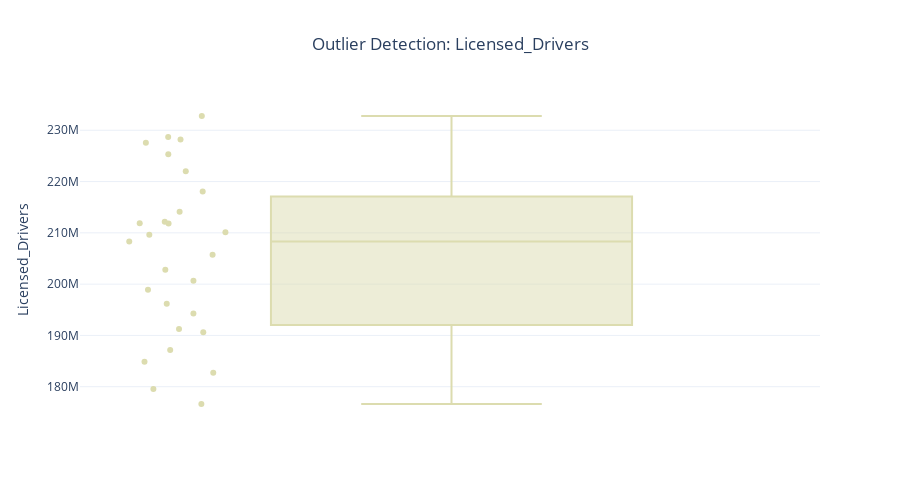

Source (notebook cell):
### Code cell
''' Outlier Detection for Licensed Driver using Z-Score Method and Box Plot '''

# Use an existing column name from the DataFrame (e.g., "Car")
col_name = "Licensed_Drivers"

# Compute Z-score for the selected column
registrations["Z_licensed_drivers"] = (
    (registrations[col_name] - registrations[col_name].mean())
    / registrations[col_name].std()
)

# Flag potential outliers (|Z| > 3)
registrations_outliers = registrations[np.abs(registrations["Z_licensed_drivers"]) > 3]
print(f"Detected {len(registrations_outliers)} potential outliers in '{col_name}' registrations.")
display(registrations_outliers[["Year", col_name, "Z_licensed_drivers"]])

# visual outlier detection with box plot
figvr6 = px.box(
    registrations,
    y=col_name,
    title=f"Outlier Detection: {col_name}",
    points="all",
    color_discrete_sequence=[colors["registrations"]]
)
figvr6.update_layout(template="plotly_white", title_x=0.5, height=500)
figvr6.show()

### Figure 1 — Plotly figure (JSON) as saved in the notebook; plotly's stock layout.template omitted (floating-point values rounded to 4 significant figures)
{"data": [{"alignmentgroup": "True", "boxpoints": "all", "hovertemplate": "Licensed_Drivers=%{y}<extra></extra>", "legendgroup": "", "marker": {"color": "#DCDCAF"}, "name": "", "notched": false, "offsetgroup": "", "orientation": "v", "showlegend": false, "type": "box", "x0": " ", "xaxis": "x", "y": [176600000.0, 179500000.0, 182700000.0, 184900000.0, 187200000.0, 190600000.0, 191300000.0, 194300000.0, 196200000.0, 198900000.0, 200700000.0, 202800000.0, 205700000.0, 208300000.0, 209600000.0, 210100000.0, 211900000.0, 211800000.0, 212200000.0, 214100000.0, 218100000.0, 222000000.0, 225300000.0, 227600000.0, 228700000.0, 228200000.0, 232800000.0], "y0": " ", "yaxis": "y"}], "layout": {"boxmode": "group", "height": 500, "legend": {"tracegroupgap": 0}, "title": {"text": "Outlier Detection: Licensed_Drivers", "x": 0.5}, "xaxis": {"anchor": "y", "domain": [0, 1]}, "yaxis": {"anchor": "x", "domain": [0, 1], "title": {"text": "Licensed_Drivers"}}}}
